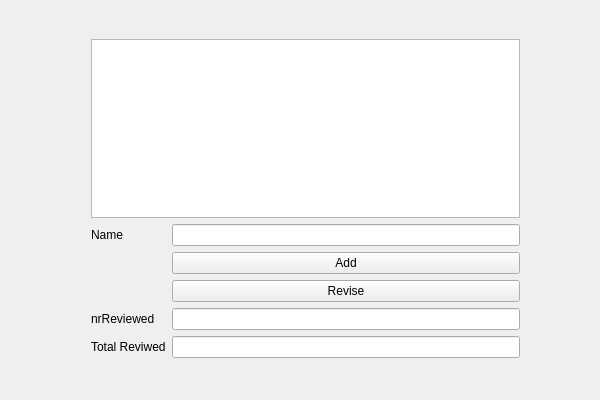
<?xml version="1.0" encoding="UTF-8"?>
<ui version="4.0">
 <class>gui_111Class</class>
 <widget class="QWidget" name="gui_111Class">
  <property name="geometry">
   <rect>
    <x>0</x>
    <y>0</y>
    <width>600</width>
    <height>400</height>
   </rect>
  </property>
  <property name="windowTitle">
   <string>gui_111</string>
  </property>
  <widget class="QWidget" name="verticalLayoutWidget">
   <property name="geometry">
    <rect>
     <x>80</x>
     <y>28</y>
     <width>451</width>
     <height>341</height>
    </rect>
   </property>
   <layout class="QVBoxLayout" name="verticalLayout">
    <item>
     <widget class="QListWidget" name="listWidget"/>
    </item>
    <item>
     <layout class="QFormLayout" name="formLayout">
      <item row="5" column="0">
       <widget class="QLabel" name="label">
        <property name="text">
         <string>Total Reviwed</string>
        </property>
       </widget>
      </item>
      <item row="4" column="0">
       <widget class="QLabel" name="label_2">
        <property name="text">
         <string>nrReviewed</string>
        </property>
       </widget>
      </item>
      <item row="4" column="1">
       <widget class="QLineEdit" name="lineEdit"/>
      </item>
      <item row="5" column="1">
       <widget class="QLineEdit" name="lineEdit_2"/>
      </item>
      <item row="1" column="0">
       <widget class="QLabel" name="label_3">
        <property name="text">
         <string>Name</string>
        </property>
       </widget>
      </item>
      <item row="1" column="1">
       <widget class="QLineEdit" name="lineEdit_3"/>
      </item>
      <item row="2" column="1">
       <widget class="QPushButton" name="pushButton">
        <property name="text">
         <string>Add</string>
        </property>
       </widget>
      </item>
      <item row="3" column="1">
       <widget class="QPushButton" name="pushButton_2">
        <property name="text">
         <string>Revise</string>
        </property>
       </widget>
      </item>
     </layout>
    </item>
   </layout>
  </widget>
 </widget>
 <layoutdefault spacing="6" margin="11"/>
 <resources>
  <include location="gui_111.qrc"/>
 </resources>
 <connections/>
</ui>
